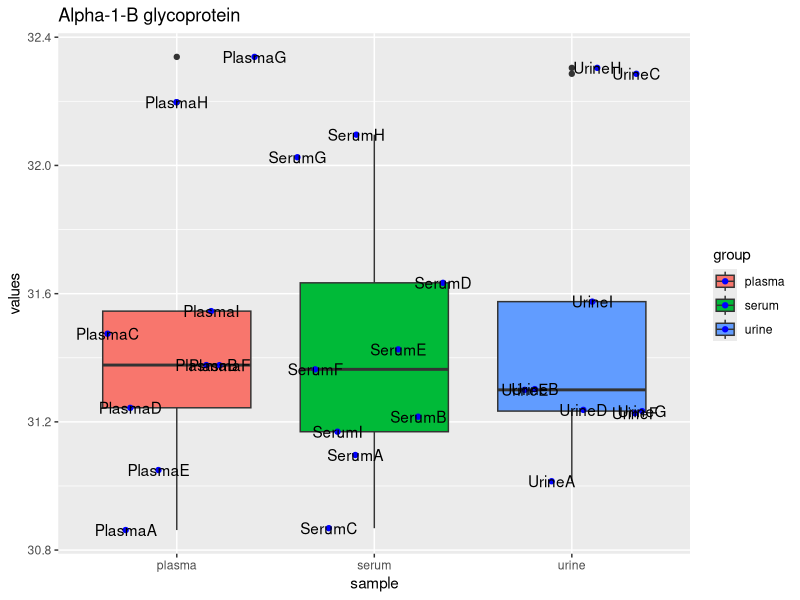

This chart was generated by the following R code:
setwd("C:\\Users\\alexw\\Documents\\R Shiny Projects\\CATalog\\dev\\boxplots")

library(ggplot2)
library(tidyverse)

data <- read.csv("background.csv") #background dataset in the app

#need to do some data modifications

#extracting the target row

x <- data[1,]

#extracting the protein name
name <- x[,4]

#removing extra columns
x <- subset(x, select = -c(Entry, Reviewed, Entry.Name, Protein.names, Gene.Names))

#getting the values
values <- as.numeric(x)

#getting the labels
labels <- colnames(x)


#making the label vectors
urine <- replicate(9, "urine")
plasma<- replicate(9, "plasma")
serum <- replicate(9, "serum")

#assembly
group <- c(urine, plasma, serum)

df <- data.frame(values, group, labels)

#better version of the boxplot
ggplot(df, aes(x = as.factor(group), y = values, fill = group, label = labels))+
	geom_boxplot()+
	geom_jitter(color = "blue", position = position_jitter(seed = 1)) +
       	geom_text(position = position_jitter(seed = 1))+	
	xlab("sample")+
	ggtitle(name) #plot title is the protein name, read from a variable



#now we need to make this into a set of functions

make_boxplot <- function(df, name){
	plot <- ggplot(df, aes(x = as.factor(group), y = values, fill = group, label = labels))+
		geom_boxplot()+
		geom_jitter(color = "blue", position = position_jitter(seed = 1))+
		geom_text(position = position_jitter(seed = 1))+
		xlab("sample")+
		ggtitle(name)
	plot
}

format_data <- function(data, i){
	x <- data[i,]
	name <- x[,4]
	x <- subset(x, select = -c(Entry, Reviewed, Entry.Name, Protein.names, Gene.Names))
	values <- as.numeric(x)
	labels <- colnames(x)

	urine <- replicate(9, "urine")
	plasma<- replicate(9, "plasma")
	serum <- replicate(9, "serum")

	group <- c(urine, plasma, serum)

	df <- data.frame(values, group, labels)

	#trick to return multiple outputs from an R function
	output <- list(name, df)
	output
}

boxplot_wrapper <- function(data, i){
	output <- format_data(data, i)
	name <- unlist(output[1])
	print(name)
	df <- as.data.frame(output[[2]])
	print(class(df))
	plot <- make_boxplot(df, name)
	plot
}

